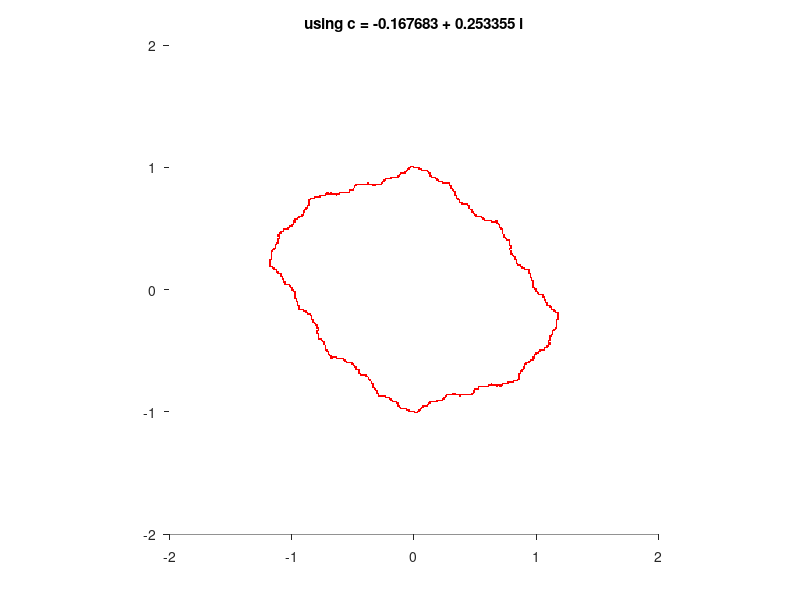

MATLAB code for this plot:
function julia(varargin)
%GUI for viewing the simple quadratic Julia set using inverse iteration.
%
%   Use mouse and click to select new constant.
%   Click and drag to dynamically change the constant.
%
%   Plots an approximation to the Julia set boundary for the function 
%   P(z) = z^2 + c
%
%   julia (C)
%   julia (C, 'PropertyName', PropertyValue, ...)
%   julia ('PropertyName', PropertyValue, ...)
%
%   julia (C) Uses the complex number C as the initial constant.
%
%   julia (C, 'PropertyName', PropertyValue, ...) Uses the complex number C
%   as the initial constant and the additional parameter-value pairs.
%
%   julia ('PropertyName', PropertyValue, ...) Uses the parameter-value
%   pairs.
%
%   List of properties
%   InitialPoint
%      any complex value       default from uniformly distributed region
%      The constant to use when initiating the image.
%   Width (NO LONGER USED)
%      positive value          default 400
%      Number of datapoints to use width-wise
%   Height (NO LONGER USED)
%      positive value          default 400
%      Number of datapoints to use height-wise
%   XLim
%      2-element vector        default [-2,2]
%      Region boundary on the x-axis
%   YLim
%      2-element vector        default [-2,2]
%      Region boundary on the y-axis
%   NumStartPts
%      positive value          default 1000
%      Number of starting points from which the inverse iteration will be
%      performed
%   Iterations
%      positive value          default 100
%      Number of inverse iterations to perform
%   BGColor
%      1x3 matrix              default [0,0,0]
%      Background color in a RGB vector. RGB components must be between 0
%      and 1.
%   Color
%      1x3 matrix              default [1,0,0]
%      Boundary color in a RGB vector. RGB components must be between 0
%      and 1.
%
%  Known bug: If dragging with left mousekey, then pressing and holding the
%  right mouse key, then unpressing the left key, the program will continue
%  to update the Julia set. The problem is due to SelectionType retaining 
%  only the last button press. Thus, there is no way of knowing which key
%  has been unpressed.
%
%  This version is from October 29, 2010
%  Octover 29, 2010, Width and Height now automatically determined to
%  improve visualization. Also tweaked default values for 'NumStartPts' and
%  'Iterations' to reduce for loop and promote vectorization leading to
%  faster computation.
%  October 28, 2010, first version
%  Written by Christopher Leung
%  christopher.leung@mail.mcgill.ca
%
%  In memory to Benoit Mandelbrot

buttondown = 0;
axesize = [1 1];

% Parse inputs
p = inputParser;
p.addOptional('InitialPoint', rand(1)*2-1 + 1i*(rand(1)*2-1), @isnumeric)
p.addParamValue('Width', 400, @(x)isnumeric(x)&&x>0);
p.addParamValue('Height', 400, @(x)isnumeric(x)&&x>0);
p.addParamValue('XLim', [-2 2], @(x)isnumeric(x)&&numel(x)==2);
p.addParamValue('YLim', [-2 2], @(x)isnumeric(x)&&numel(x)==2);
p.addParamValue('NumStartPts', 1000, @(x)isnumeric(x)&&x>0);
p.addParamValue('Iterations', 100, @(x)isnumeric(x)&&x>0);
p.addParamValue('BGColor', [1 1 1], ...
    @(x)isnumeric(x)&&all(x<=1)&&all(x>=0)&&size(x,1)==1);
p.addParamValue('Color', [1 0 0], ...
    @(x)isnumeric(x)&&all(x<=1)&&all(x>=0)&&size(x,1)==1);
p.parse(varargin{:});

% Shorten the result name
param = p.Results;

% Get the quantization spacing, and preinverse it
xdelta = (param.Width-1)/(param.XLim(2)-param.XLim(1));
ydelta = (param.Width-1)/(param.YLim(2)-param.YLim(1));

% Show initial plot
hfig = figure(1);
hax = axes(...
    'Parent', hfig,...
    'XLim', param.XLim,...
    'YLim', param.YLim,...
    'DataAspectRatio', [1 1 1],...
    'DataAspectRatioMode', 'manual',...
    'Box','off',...
    'Layer','bottom',...
    'TickDir','out',...
    'DataAspectRatio',[1 1 1]);
himage = image(...
    'Parent', hax,...
    'XData', param.XLim,...
    'YData', param.YLim,...
    'Cdata', 1);
colormap([param.BGColor(1:3);param.Color(1:3)]);

% Get axesize for quantization level then draw the Julia set
c = param.InitialPoint;
resizecallback();

% Set callbacks
set(hfig, 'WindowButtonMotionFcn', @mousemovecallback);
set(hfig, 'WindowButtonDownFcn', @mousedowncallback);
set(hfig, 'WindowButtonUpFcn', @mouseupcallback);
set(hfig, 'ResizeFcn', @resizecallback);

    function redrawjulia(c)
    % Redraws the Julia set
        % zall stores every calculated point
        zall = zeros(param.NumStartPts,param.Iterations);
        % Generate the starting points
        z = ...
            (rand(param.NumStartPts,1)*2-1) + ...
            (rand(param.NumStartPts,1)*2-1)*1i;
        
        % Loop a few times to get rid of non-boundary points
        for m = 1:10
            z = sqrt(z-c);
        end
        % Perform inverse iteration
        for m = 1:param.Iterations
            % THE inverse iteration
            z = sqrt(z-c);
            % sqrt of complex number gives two possible answers
            % choose the non-default one 50% of the time
            idx = rand(param.NumStartPts,1)>0.5;
            z(idx) = -z(idx);
            % store the points
            zall(:,m) = z;
        end
        
        % get index of all points within plot boundaries
        idx = (1:param.NumStartPts*param.Iterations);
        idx = idx(real(zall(idx))<=param.XLim(2));
        idx = idx(real(zall(idx))>=param.XLim(1));
        idx = idx(imag(zall(idx))<=param.YLim(2));
        idx = idx(imag(zall(idx))>=param.YLim(1));
        
        % quantize the coordinates
        xdelta = (axesize(1)-1)/(param.XLim(2)-param.XLim(1));
        ydelta = (axesize(2)-1)/(param.YLim(2)-param.YLim(1));
        x = round((real(zall(idx))-param.XLim(1))*xdelta);
        y = round((imag(zall(idx))-param.YLim(1))*ydelta);
        
        % put points into image cdata
        CData = ones(axesize(2),axesize(1));
        CData(y+axesize(2)*x+1) = 2;
        set(himage,'CData',CData);
        
        % display the constant used
        title(hax, sprintf('using c = %f + %f i',real(c),imag(c)));
    end

    function mousemovecallback(obj,evt)
    % Update drawing if user is dragging
        if (buttondown == 1)
            pt = get(gca, 'CurrentPoint');
            c = pt(1,1)+1i*pt(1,2);
            redrawjulia(c);
        end
    end

    function mousedowncallback(obj,evt)
    % Update drawing when user left clicks
        if strcmp(get(gcf,'SelectionType'),'normal')
            buttondown = 1;
            pt = get(gca, 'CurrentPoint');
            c = pt(1,1)+1i*pt(1,2);
            redrawjulia(c);
        end
    end

    function mouseupcallback(obj,evt)
    % Dragging stops when mouse left button is released
        if strcmp(get(gcf,'SelectionType'),'normal')
            buttondown = 0;
        end
    end

    function resizecallback(obj,evt)
    % Update the axesize after a resize
    % This allows to set the number of quantized levels equal to the number
    % of pixels
        % get the size of the axes
        set(gca,'Units','pixel');
        Position = get(gca,'Position');
        axesize = floor(min(Position(3:4)))*[1 1];
        
        % keep aspect ratio
        yxratio = ...
            (param.YLim(2)-param.YLim(1))/(param.XLim(2)-param.XLim(1));
        if axesize(1)*yxratio > axesize(2)
            axesize = floor([axesize(2)/yxratio axesize(2)]);
        else
            axesize = floor([axesize(1) axesize(1)*yxratio]);
        end
        
        % undo unit change
        set(gca,'Units','normalized');
        redrawjulia(c);
    end
end